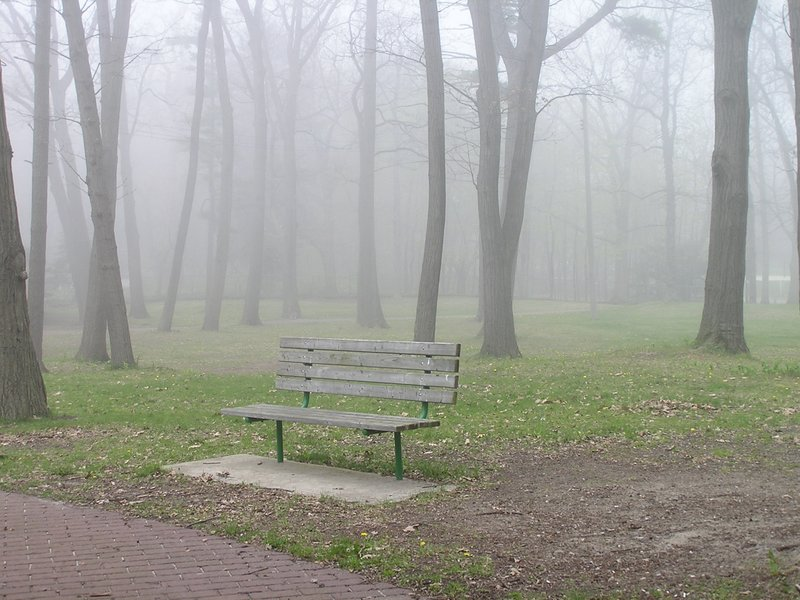
#> input picture Single-Image-Dehazing-Python-master/Images/foggy_bench.jpg, 800 x 600 px, found by its file name
$ python main.py
#> lines starting #> are read from the running program, lines starting #| are printed output that depends on the picture
#> further down, HazeImg is the input picture: shape (600, 800, 3); mean B, G, R 153, 160.2, 159.8
### Single-Image-Dehazing-Python-master/image_dehazer/__init__.py
import cv2
import numpy as np
import copy

class image_dehazer:
    def __init__(self, airlightEstimation_windowSze=15, boundaryConstraint_windowSze=3, C0=20, C1=300,
                 regularize_lambda=0.1, sigma=0.5, delta=0.85, showHazeTransmissionMap=True):
        self.airlightEstimation_windowSze = airlightEstimation_windowSze
        self.boundaryConstraint_windowSze = boundaryConstraint_windowSze
        self.C0 = C0
        self.C1 = C1
        self.regularize_lambda = regularize_lambda
        self.sigma = sigma
        self.delta = delta
        self.showHazeTransmissionMap = showHazeTransmissionMap
        self._A = []
        self._Transmission = None

    def __AirlightEstimation(self, HazeImg):
        self._A = []
        if len(HazeImg.shape) == 3:
            for ch in range(HazeImg.shape[2]):
                kernel = np.ones((self.airlightEstimation_windowSze, self.airlightEstimation_windowSze), np.uint8)
                minImg = cv2.erode(HazeImg[:, :, ch], kernel)
                self._A.append(int(minImg.max()))
#> this loop made 3 passes
#> pass 1, in __AirlightEstimation, `minImg = cv2.erode(HazeImg[:, :, ch], kernel)`:
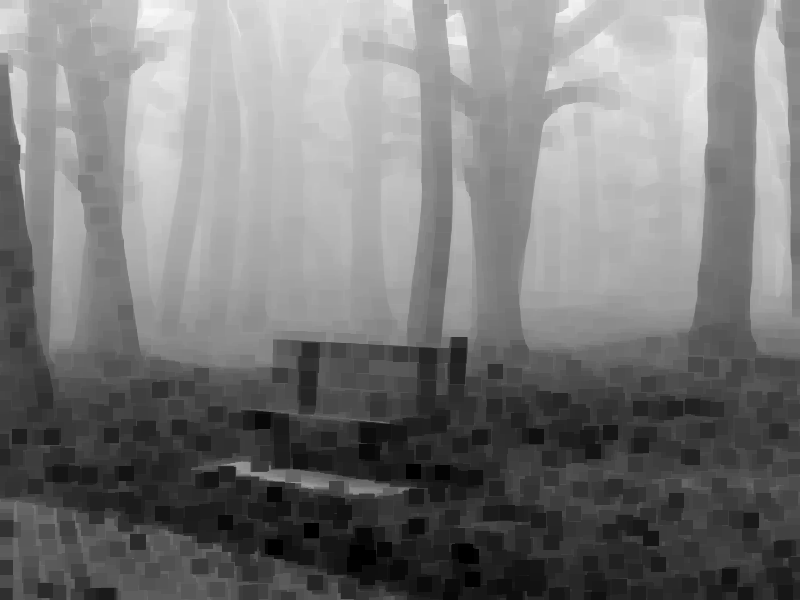
#> minImg: shape (600, 800); min 0, max 249, mean 120.8
#> pass 2, in __AirlightEstimation, `minImg = cv2.erode(HazeImg[:, :, ch], kernel)`:
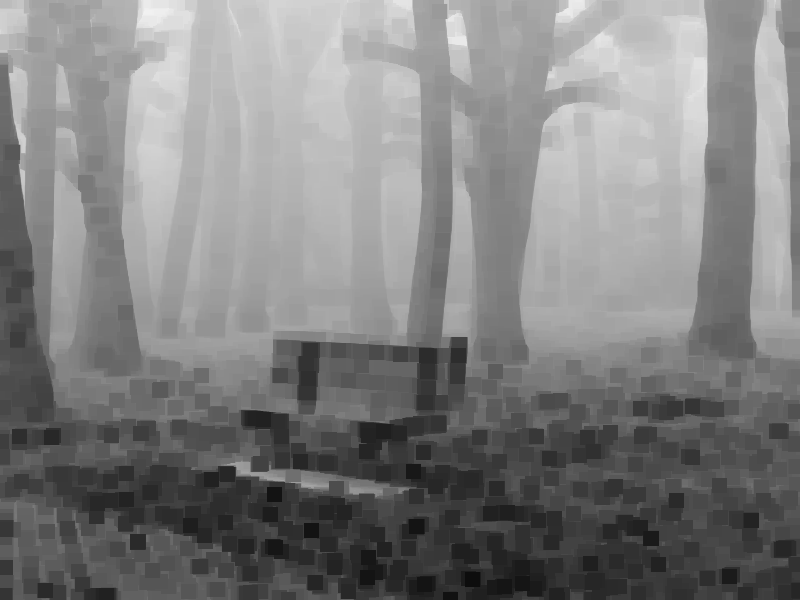
#> minImg: shape (600, 800); min 13, max 242, mean 128
#> after the loop, self._A = [249, 242, 238]
        else:
            kernel = np.ones((self.airlightEstimation_windowSze, self.airlightEstimation_windowSze), np.uint8)
            minImg = cv2.erode(HazeImg, kernel)
            self._A.append(int(minImg.max()))

    def __BoundCon(self, HazeImg):
        if len(HazeImg.shape) == 3:
            t_b = np.maximum((self._A[0] - HazeImg[:, :, 0].astype(float)) / (self._A[0] - self.C0),
                             (HazeImg[:, :, 0].astype(float) - self._A[0]) / (self.C1 - self._A[0]))
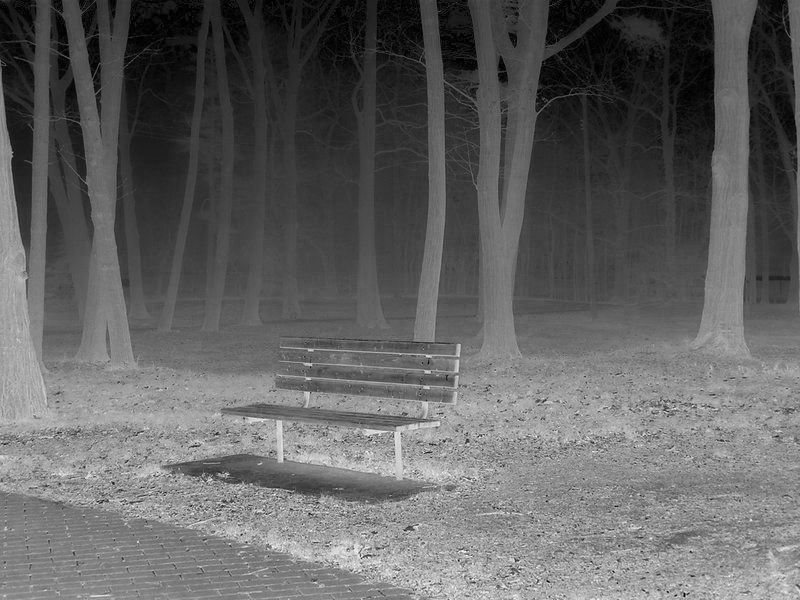
#> t_b: shape (600, 800) float64; min 0, max 1.09, mean 0.42; drawn with min black and max white
            t_g = np.maximum((self._A[1] - HazeImg[:, :, 1].astype(float)) / (self._A[1] - self.C0),
                             (HazeImg[:, :, 1].astype(float) - self._A[1]) / (self.C1 - self._A[1]))
            t_r = np.maximum((self._A[2] - HazeImg[:, :, 2].astype(float)) / (self._A[2] - self.C0),
                             (HazeImg[:, :, 2].astype(float) - self._A[2]) / (self.C1 - self._A[2]))
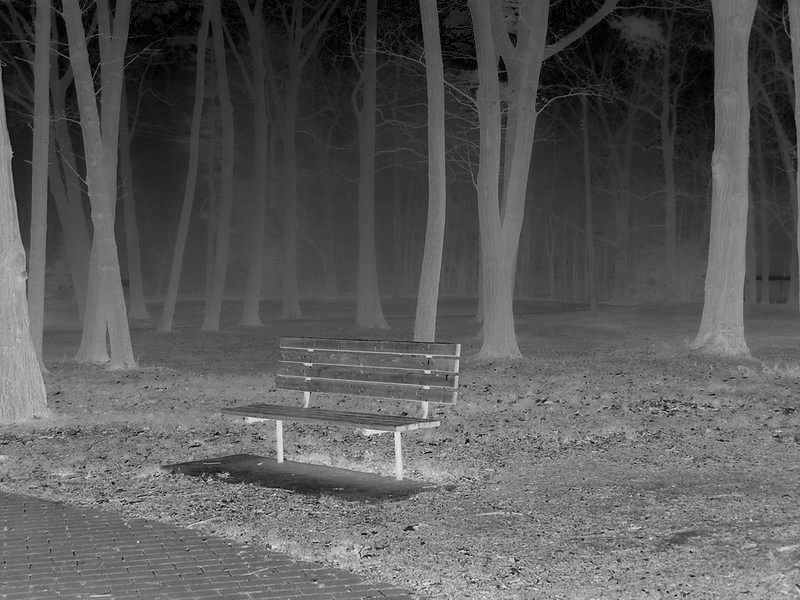
#> t_r: shape (600, 800) float64; min 0, max 1.02, mean 0.36; drawn with min black and max white

            MaxVal = np.maximum(t_b, t_g, t_r)
            self._Transmission = np.minimum(MaxVal, 1)
        else:
            self._Transmission = np.maximum((self._A[0] - HazeImg.astype(float)) / (self._A[0] - self.C0),
                                            (HazeImg.astype(float) - self._A[0]) / (self.C1 - self._A[0]))
            self._Transmission = np.minimum(self._Transmission, 1)

    def __removeHaze(self, HazeImg):
        epsilon = 0.0001
        Transmission = pow(np.maximum(self._Transmission, epsilon), self.delta)
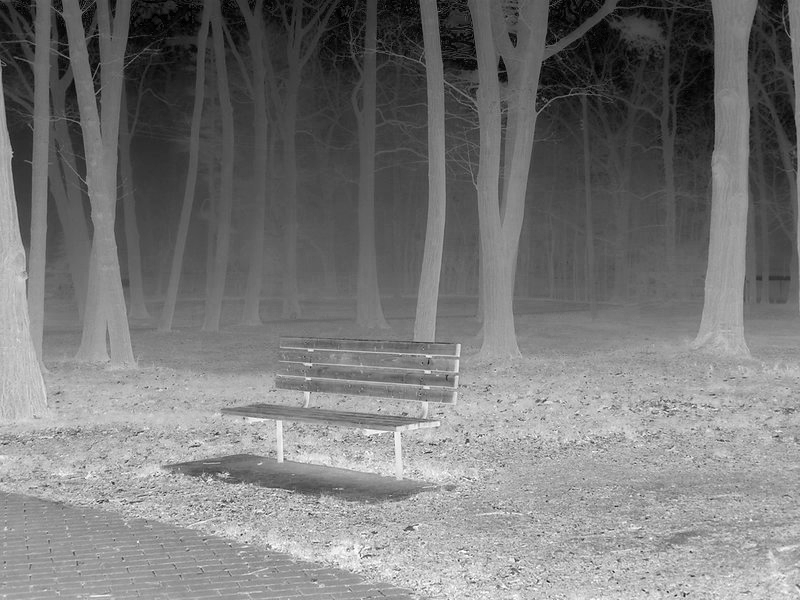
#> Transmission: shape (600, 800) float64; min 0.000398, max 1, mean 0.472
        HazeCorrectedImage = copy.deepcopy(HazeImg)
        if len(HazeImg.shape) == 3:
            for ch in range(HazeImg.shape[2]):
                temp = ((HazeImg[:, :, ch].astype(float) - self._A[ch]) / Transmission) + self._A[ch]
                HazeCorrectedImage[:, :, ch] = np.clip(temp, 0, 255)
#> this loop made 3 passes
#> pass 1, in __removeHaze, `temp = ((HazeImg[:, :, ch].astype(float) - self._A[ch]) / Transmission..`:
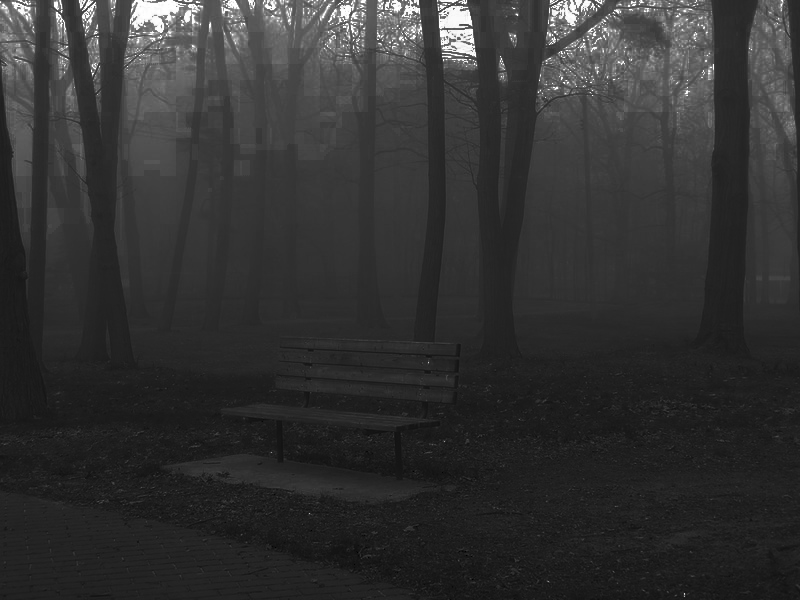
#> temp: shape (600, 800) float64; min 0, max 286, mean 57.6; drawn with min black and max white
#> after the loop:
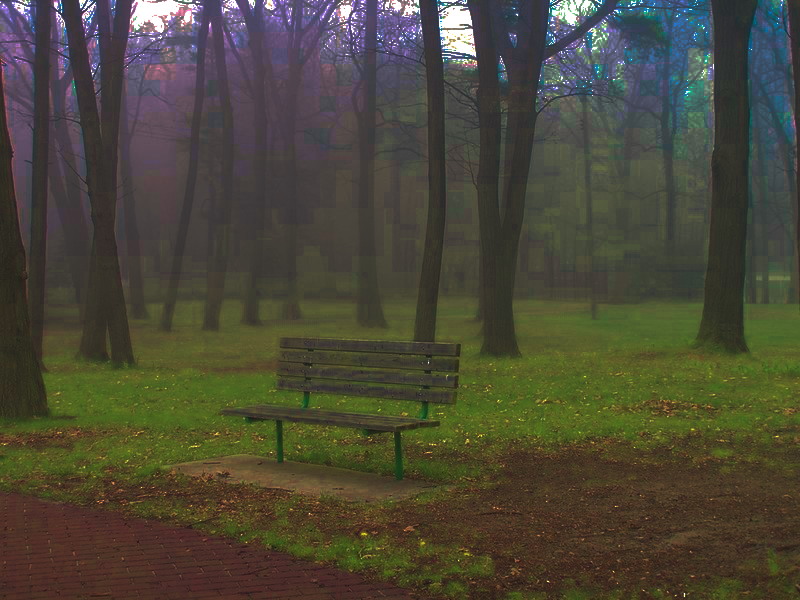
#> HazeCorrectedImage: shape (600, 800, 3); mean B, G, R 56.8, 72.1, 74.9
        else:
            temp = ((HazeImg.astype(float) - self._A[0]) / Transmission) + self._A[0]
            HazeCorrectedImage = np.clip(temp, 0, 255)
        return HazeCorrectedImage.astype(np.uint8)

    def remove_haze(self, HazeImg):
        if HazeImg is None:
            raise ValueError("Input image is empty. Please check the file path.")
        self.__AirlightEstimation(HazeImg)
        self.__BoundCon(HazeImg)
        haze_corrected_img = self.__removeHaze(HazeImg)
        return haze_corrected_img, self._Transmission

### Single-Image-Dehazing-Python-master/main.py
import cv2
import numpy as np
from image_dehazer import image_dehazer

if __name__ == "__main__":
    image_path = 'Images/Foggy_bench.jpg'  # Ensure this file exists
    output_dir = 'outputImages/'  # Ensure this directory exists

    # Read input image
    HazeImg = cv2.imread(image_path)
    if HazeImg is None:
        print(f"Error: Unable to load image at {image_path}")
        exit(1)

    cv2.imshow('Hazy Image', HazeImg)

    # Create an instance of the dehazer
    dehazer = image_dehazer(showHazeTransmissionMap=False)

    # Remove haze
    HazeCorrectedImg, haze_map = dehazer.remove_haze(HazeImg)

    # Display results
    cv2.imshow('Haze Transmission Map', (haze_map * 255).astype(np.uint8))
    cv2.imshow('Enhanced Image', HazeCorrectedImg)

    # Save results
    cv2.imwrite(f"{output_dir}result.png", HazeCorrectedImg)
    print(f"Dehazed image saved to {output_dir}result.png")

    cv2.waitKey(0)
    cv2.destroyAllWindows()

$ run again, with Single-Image-Dehazing-Python-master/Images/FoggyKiss.jpg copied over Single-Image-Dehazing-Python-master/Images/foggy_bench.jpg
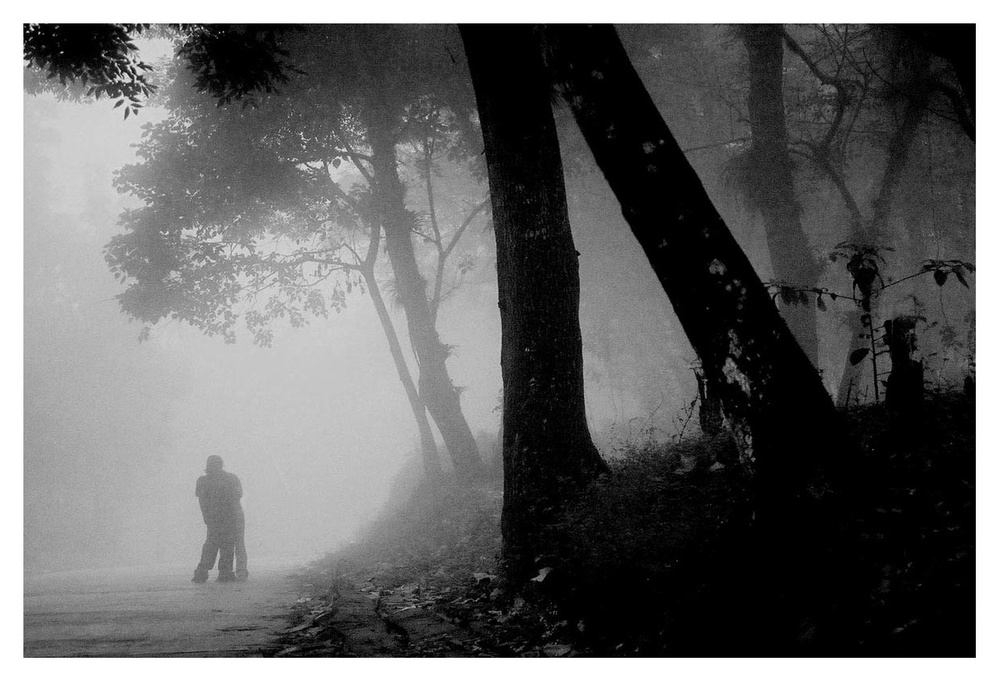
#> input picture Single-Image-Dehazing-Python-master/Images/FoggyKiss.jpg, 1000 x 682 px, shrunk from 1240 x 846 before the run, found by its file name
#> HazeImg is the input picture: shape (682, 1000, 3); min 0, max 255, mean 103.5
#> the loop in __AirlightEstimation, `for ch in range(HazeImg.shape[2]):` made 3 passes
#> pass 1, in __AirlightEstimation, `minImg = cv2.erode(HazeImg[:, :, ch], kernel)`:
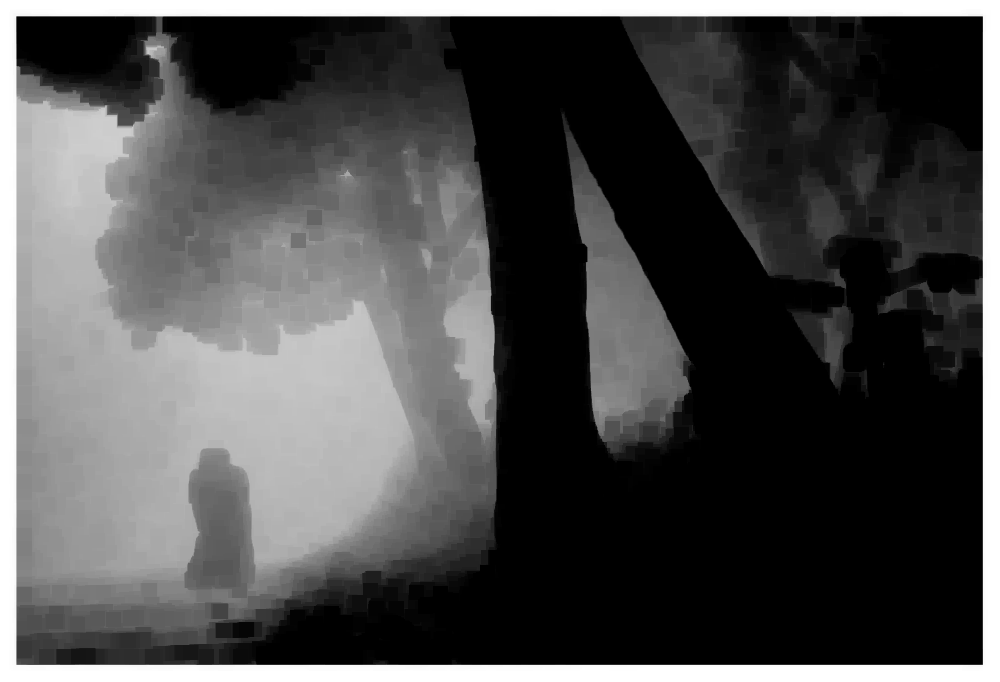
#> minImg: shape (682, 1000); min 0, max 255, mean 77.4
#> after the loop in __AirlightEstimation, `for ch in range(HazeImg.shape[2]):`: self._A = [255, 255, 255]
#> the loop in __removeHaze, `for ch in range(HazeImg.shape[2]):` made 3 passes
#> pass 1, in __removeHaze, `temp = ((HazeImg[:, :, ch].astype(float) - self._A[ch]) / Transmission..`:
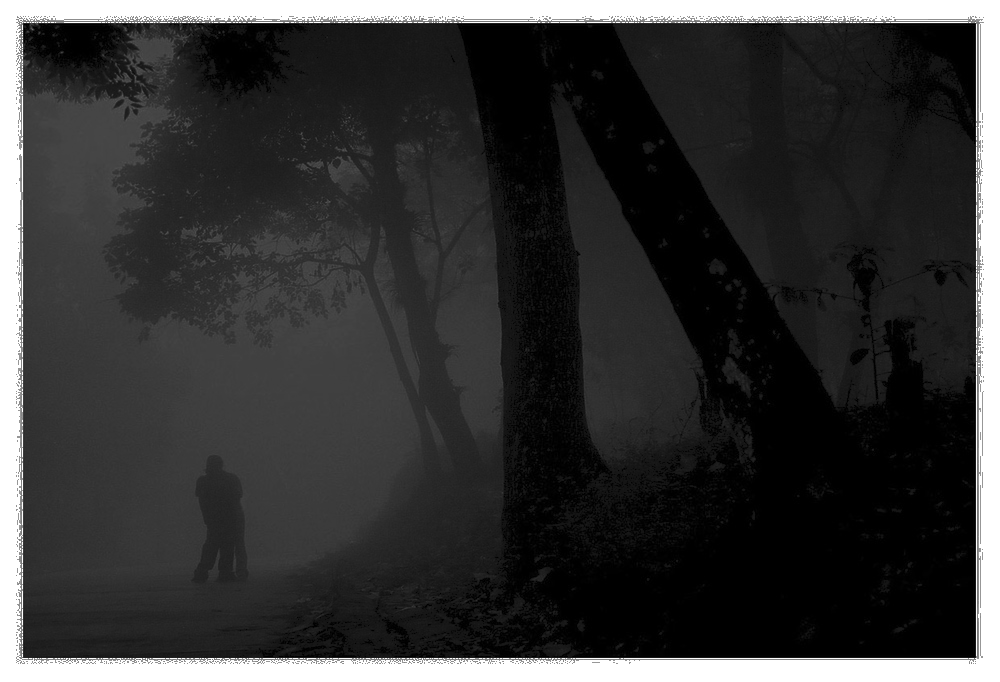
#> temp: shape (682, 1000) float64; min 0, max 255, mean 53.5

$ run again, with Single-Image-Dehazing-Python-master/Images/Haze.jpg copied over Single-Image-Dehazing-Python-master/Images/foggy_bench.jpg
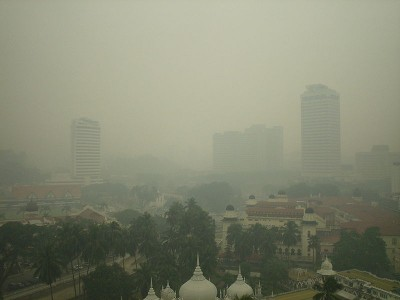
#> input picture Single-Image-Dehazing-Python-master/Images/Haze.jpg, 400 x 300 px, found by its file name
#> HazeImg is the input picture: shape (300, 400, 3); mean B, G, R 114, 134.3, 131.2
#> after the loop in __AirlightEstimation, `for ch in range(HazeImg.shape[2]):`: self._A = [172, 193, 191]
#> the loop in __removeHaze, `for ch in range(HazeImg.shape[2]):` made 3 passes
#> pass 1, in __removeHaze, `temp = ((HazeImg[:, :, ch].astype(float) - self._A[ch]) / Transmission..`:
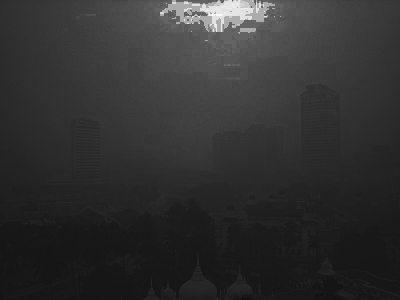
#> temp: shape (300, 400) float64; min 12, max 248.1, mean 49.2
#> after the loop in __removeHaze, `for ch in range(HazeImg.shape[2]):`:
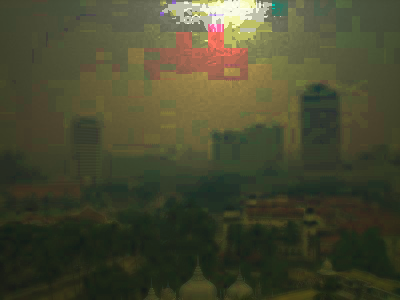
#> HazeCorrectedImage: shape (300, 400, 3); mean B, G, R 48.7, 72.6, 71.6
